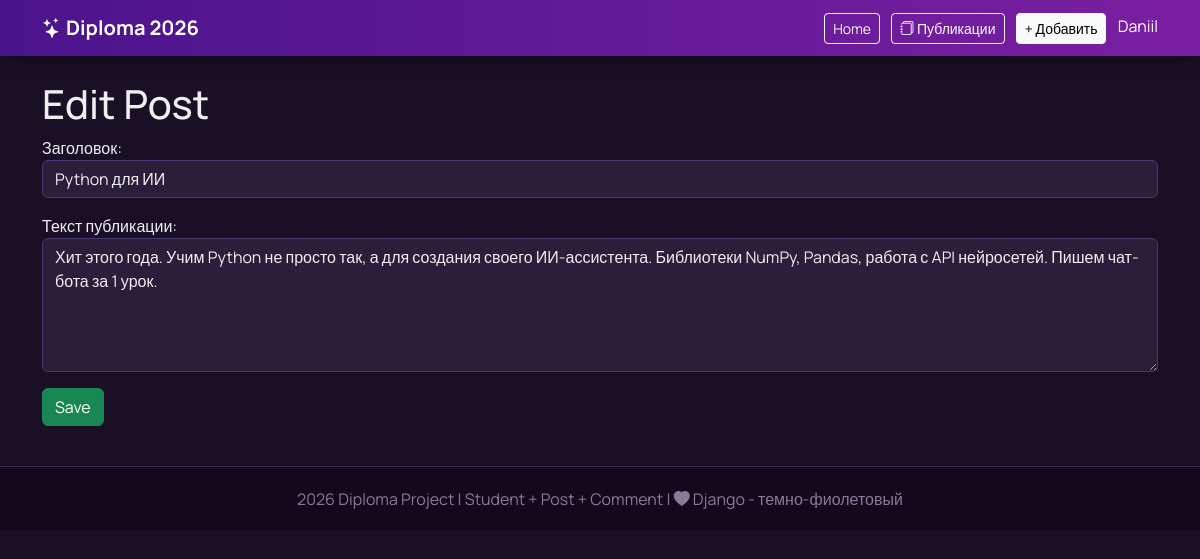
The app's page /publications/7/edit/ (signed in) with its own data.
### myapp/models.py (models this page shows, shortened)
class Post(models.Model):
    title = models.CharField(max_length=200, verbose_name='Заголовок')
    content = models.TextField(verbose_name='Текст публикации')
    author = models.ForeignKey(User, on_delete=models.CASCADE, verbose_name='Автор')
    created_at = models.DateTimeField(auto_now_add=True, verbose_name='Опубликовано')
    class Meta:
        ordering = ['-created_at']
        verbose_name = 'публикация'
        verbose_name_plural = 'публикации'

### myapp/views.py (the view)
# urls.py: path('publications/<int:pk>/edit/', views.post_edit, name='post_edit'),
@login_required
def post_edit(request, pk):
    post = get_object_or_404(Post, pk=pk, author=request.user)
    if request.method == 'POST':
        form = PostForm(request.POST, instance=post)
        if form.is_valid():
            form.save()
            return redirect('myapp:post_detail', pk=pk)
    else:
        form = PostForm(instance=post)
    return render(request, 'myapp/post_form.html', {'form': form, 'title': 'Редактировать'})

### myapp/forms.py
class PostForm(forms.ModelForm):
    class Meta:
        model = Post
        fields = ['title', 'content']
        widgets = {
            'title': forms.TextInput(attrs={'class': 'form-control'}),
            'content': forms.Textarea(attrs={'class': 'form-control', 'rows': 5}),
        }

### myapp/templates/myapp/post_form.html (shortened to what this page needs)
{% extends 'myapp/base.html' %}
{% block content %}
<h1>{% if form.instance.pk %}Edit{% else %}Add{% endif %} Post</h1>
<form method="post">{% csrf_token %}{{ form.as_p }}<button class="btn btn-success">Save</button></form>
{% endblock %}

### myapp/templates/myapp/base.html (shortened to what this page needs)
{% load static %}
<!doctype html>
<html>
<head>
  <link href="https://cdn.jsdelivr.net/npm/bootstrap@5.3.0/dist/css/bootstrap.min.css" rel="stylesheet">
  <link href="https://cdn.jsdelivr.net/npm/bootstrap-icons@1.11.0/font/bootstrap-icons.css" rel="stylesheet">
  <link rel="stylesheet" href="{% static 'myapp/css/style.css' %}">
</head>
<body>
  <nav class="navbar navbar-expand-lg navbar-dark">
    <div class="container">
      <a class="navbar-brand fw-bold" href="/"><i class="bi bi-stars"></i> Diploma 2026</a>
      <div>
        <a href="/" class="btn btn-sm btn-outline-light me-2">Home</a>
        <a href="/publications/" class="btn btn-sm btn-outline-light me-2"><i class="bi bi-journals"></i> Публикации</a>
        {% if user.is_authenticated %}
        <a href="/publications/add/" class="btn btn-sm btn-light">+ Добавить</a>
        <span class="text-white ms-2">{{ user.username }}</span>
        {% else %}
        <a href="/login/" class="btn btn-sm btn-light me-2">Вход</a>
        <a href="/register/" class="btn btn-sm btn-outline-light">Регистрация</a>
        {% endif %}
      </div>
    </div>
  </nav>
  <div class="container mt-4">
    {% block content %}{% endblock %}
  </div>
  <footer>
    <div class="container">
      2026 Diploma Project | Student + Post + Comment | <i class="bi bi-heart-fill"></i> Django - темно-фиолетовый
    </div>
  </footer>
</body>
</html>

### myapp/static/myapp/css/style.css (style rules this page uses)
:root { --purple: #4a148c; --purple2: #7b1fa2; --light: #f3e5f5; }
body { background: #1a1026; color: #eee; font-family: 'Manrope', sans-serif; }
.navbar { background: linear-gradient(90deg, var(--purple), var(--purple2)) !important; box-shadow: 0 4px 20px rgba(0, 0, 0, .4); }
footer { background: #120a1c; color: #8a7a9a; padding: 20px; text-align: center; margin-top: 40px; border-top: 1px solid #3a2a52; }
input, textarea, select { background: #2a1e3a !important; border-color: #4a3670 !important; color: #eee !important; }

### records on screen
Post: title "Python для ИИ", content "Хит этого года. Учим Python не просто так, а для создания своего ИИ-ассистента. Библиотеки NumPy, Pandas, работа с API нейросетей. Пишем чат-бота за 1 урок."

### other values on screen
{{ user.username }} "Daniil"
